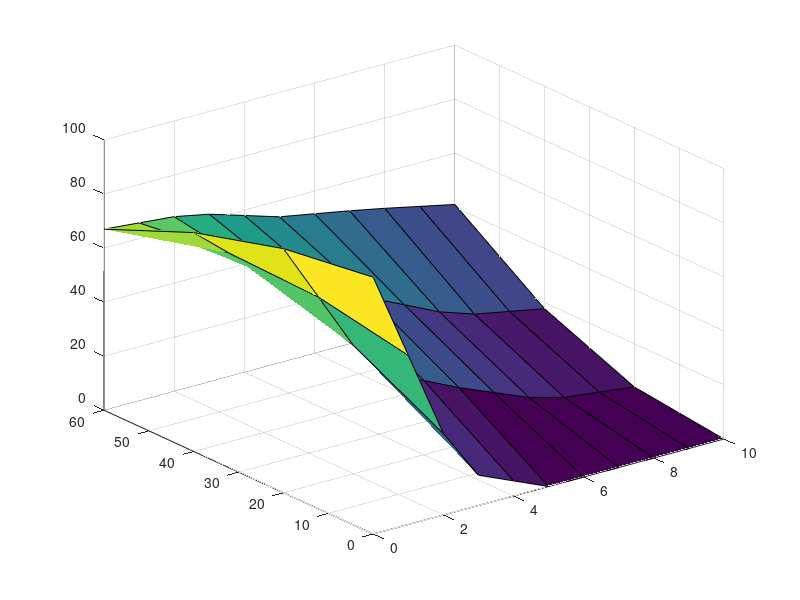

MATLAB code to generate this figure:
x=[13.2 13 14.9 8.2 7.9 25.3 16.0 16.3 7.5];
y=[23   24  21  20  21  39   30   32   9];
[R,P]=corrcoef(x,y)

A=[1 2 3 4 5 6 7;
2 3.3 4.4 5.5 6.6 7.7 8.8;
0 1 2 3 4 5 6];
[R,P]=corrcoef(A')

X=randn(10000,5);
M=mean(X)
D=std(X)
R=corrcoef(X)

x=0:10;y=sin(x);
xi=0:0.25:10;
%yi=interp1(x,y,xi);
%yi=interp1(x,y,xi,'spline');
yi=interp1(x,y,xi,'pchip');
plot(x,y,'o');
hold on
plot(xi,yi);
hold off
pause;

h=6:2:18;
t=[18,20,22,25,30,28,24;15,19,24,28,34,32,30]';
XI=6.5:2:17.5;
YI=interp1(h,t,XI,'spline')
pause;

x=0:2.5:10;
h=[0:30:60]';
T=[95 14 0 0 0;88 48 32 12 6;67 64 54 48 41];
xi=0:10;
hi=[0:20:60]';
TI=interp2(x,h,T,xi,hi)
[XI,HI] = meshgrid(xi,hi);
surf(XI,HI,TI);
